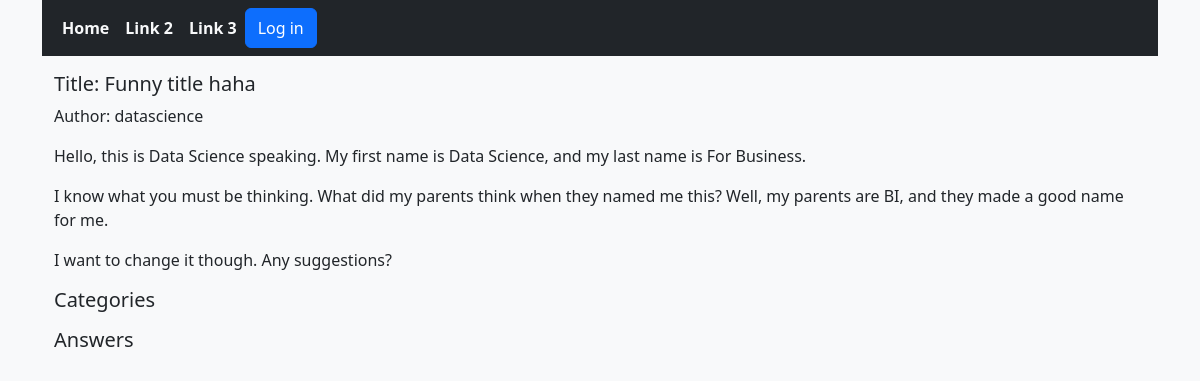
Screenshot of /post/view/2 with the database file from the repository.
### post/models.py (models this page shows)
class Info(models.Model):
    title = models.CharField(max_length=100)
    content = models.TextField()
    time_posted = models.DateTimeField(auto_now_add=True)
    class Meta:
        abstract = True

class Post(Info):
    author = models.ForeignKey(UserProfile, on_delete=models.CASCADE, related_name="posts")
    categories = models.ManyToManyField(Category, related_name="posts")

### profile_page/models.py (models this page shows)
class UserProfile(models.Model):
    user = models.OneToOneField(User, on_delete=models.CASCADE, related_name="user_profile")

### accounts/models.py (models this page shows, shortened)
class User(AbstractUser):
    class Role(models.TextChoices):
        USER = ("user", "User")
        PROFESSIONAL = ("professional", "Professional")
        INSTITUTION = ("institution", "Institution")
    account_type = models.CharField(max_length=20, choices=Role.choices)

### post/views.py (the view)
# urls.py: path("view/<int:post_id>", views.view_post, name="view_post"),
def view_post(request, post_id):
    post = get_object_or_404(Post, id=post_id)
    context = {
        "title" : post.title,
        "post" : post
    }
    return render(request, "post/view_post.html", context=context)

### post/templates/post/view_post.html (shortened to what this page needs)
{% extends "base.html" %}
{% load static %}
{% block content %}
<div class="container-fluid">
    <h5>Title: {{ post.title }}</h5>
    <p>Author: {{ post.author.user.username }}</p>
    <div>
        {{ post.content|linebreaks }}
    </div>
    <h5>Categories</h5>
    <h5>Answers</h5>
</div>
{% endblock %}

### rows the page displays
Post: title "Funny title haha", author.user.username "datascience", content "Hello, this is Data Science speaking. My first name is Data Science, and my last name is For Business. I know what you must be thinking. What did my parents think when they named me this? Well, my parents are BI, and they made a good name for me. I want to change it though. Any suggestions?"
